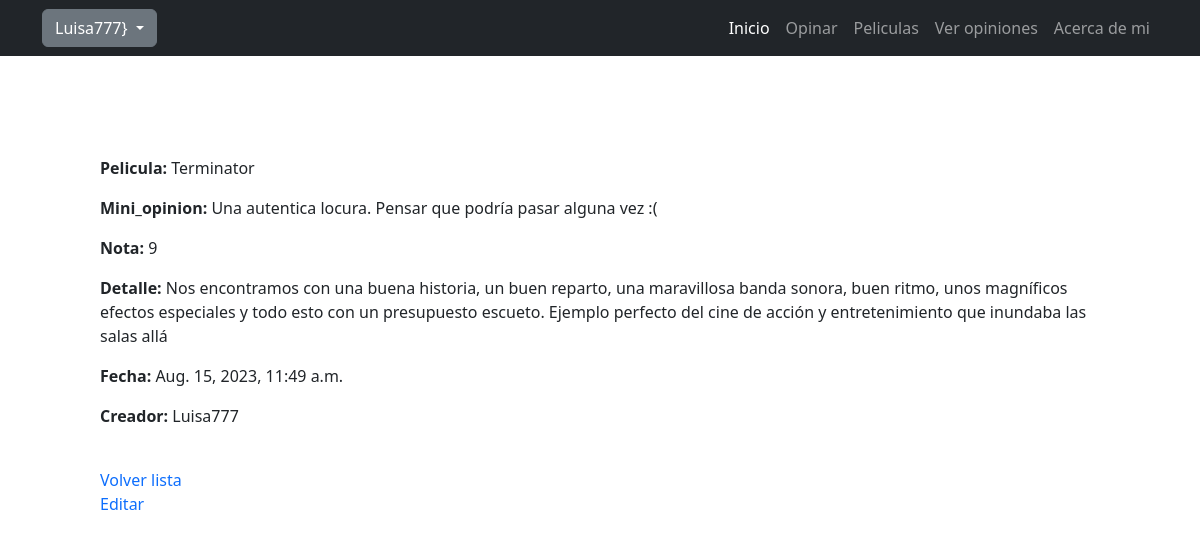
Screenshot of /pages/11/ (signed in) with the database file from the repository.
### Opiniones/models.py (models this page shows, shortened)
class opinion(models.Model):
    pelicula=models.CharField(max_length=32)
    nota=models.IntegerField()
    mini_opinion=models.CharField(max_length=64)
    detalle=models.CharField(max_length=1024)
    creador=models.ForeignKey(User, on_delete=models.CASCADE, related_name="CursosCreados")
    fecha=models.DateTimeField(auto_now=True)

### Opiniones/views.py (the view)
# urls.py: path("<int:pk>/",OpinionDetailView.as_view(),name="DetalleOpinion"),
class OpinionDetailView(DetailView):
    model = opinion
    success_url = reverse_lazy('ListaOpiniones')

### Opiniones/templates/Opiniones/Opinion_detail.html (shortened to what this page needs)
{% extends "base.html" %}
{% block contenido %}
<div style="margin:100px">
    <p>
    <strong>Pelicula: </strong> {{opinion.pelicula}}
    </p>
    <p>
    <strong>Mini_opinion: </strong> {{opinion.mini_opinion}}
    </p>
    <p>
    <strong>Nota: </strong> {{opinion.nota}}
    </p>
    <p>
    <strong>Detalle: </strong> {{opinion.detalle}}
    </p>
    <p>
    <strong>Fecha: </strong> {{opinion.fecha}}
    </p>
    <p>
    <strong>Creador: </strong> {{opinion.creador}}
    </p>
    <br>
    <a href="{% url 'ListaOpiniones' %}">Volver lista</a><br>
    {% if request.user == opinion.creador %}
    <a href="{% url 'EditarOpinion' opinion.id %}">Editar</a><br>
    {%endif%}
</div>
{% endblock contenido %}

### templates_base/base.html (shortened to what this page needs)
{% load static %}
<!DOCTYPE html>
<html lang="en">
    <head>
        <link href="{% static 'css/styles.css' %}" rel="stylesheet" />
    </head>
    <body>
        <nav class="navbar navbar-expand-lg navbar-dark bg-dark">
            <div class="container">
                {% if user.is_authenticated %}
                <button class="btn btn-secondary dropdown-toggle" type="button" id="dropdownMenuButton1" data-bs-toggle="dropdown" aria-expanded="false">
                    <div style="display: inline-flex;">
                        {% if user.avatar.imagen %}
                        <img src="{{ user.avatar.imagen.url }}" style="width: 40px; height: 45px; margin-right: 10px"
                        alt="Avatar" />
                        <span>{{ user.username }}</span>
                        {% else %}
                        <span>{{ user.username }}</span>
                        {% endif %}
                    }
                    </div>
                </button>
                {% else %}
                <a class="btn btn-primary" style="margin: 10px" href="{% url 'Login' %}">Inicio sesión</a>
                <a class="btn btn-success" style="margin: 10px" href="{% url 'Registro' %}">Registro</a>
                {% endif %}
                <div class="collapse navbar-collapse" id="navbarSupportedContent">
                    <ul class="navbar-nav ms-auto mb-2 mb-lg-0">
                        <li class="nav-item"><a class="nav-link active" aria-current="page" href="{% url 'Inicio' %}">Inicio</a></li>
                        <li class="nav-item"><a class="nav-link" href="{% url 'CrearOpinion' %}">Opinar</a>
                        <li class="nav-item"><a class="nav-link" href="{% url 'ListaPelis' %}">Peliculas</a></li>
                        <li class="nav-item"><a class="nav-link" href="{% url 'ListaOpiniones' %}">Ver opiniones</a></li>
                        <li class="nav-item"><a class="nav-link" href="{% url 'About' %}">Acerca de mi</a></li>
                    </ul>
                </div>
            </div>
        </nav>
        {% block contenido %}
        {% endblock contenido %}
    </body>
</html>

### rows the page displays
opinion: pelicula "Terminator", mini_opinion "Una autentica locura. Pensar que podría pasar alguna vez :(", nota "9", detalle "Nos encontramos con una buena historia, un buen reparto, una maravillosa banda sonora, buen ritmo, unos magníficos efectos especiales y todo esto con un presupuesto escueto. Ejemplo perfecto del cine de acción y entretenimiento que inundaba las salas allá", fecha "Aug. 15, 2023, 11:49 a.m.", creador "Luisa777"

### other values shown
{{ user.username }} "Luisa777"
